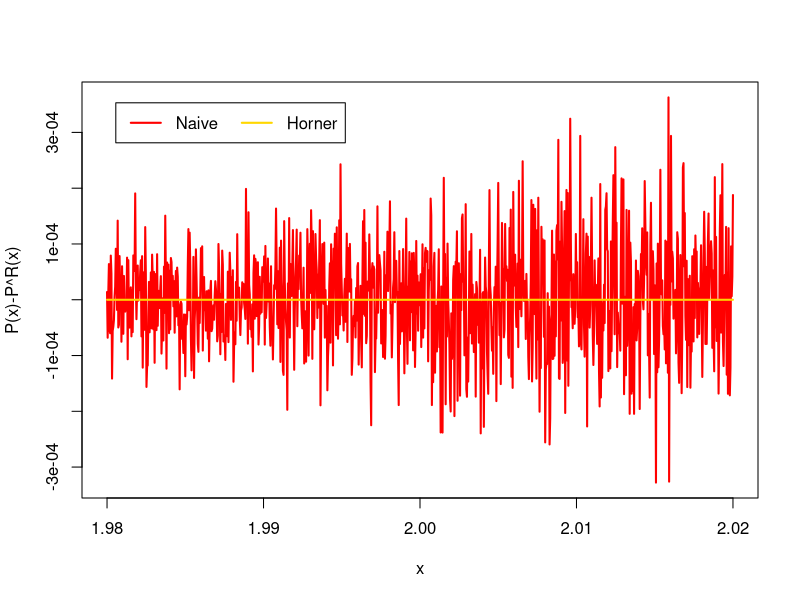
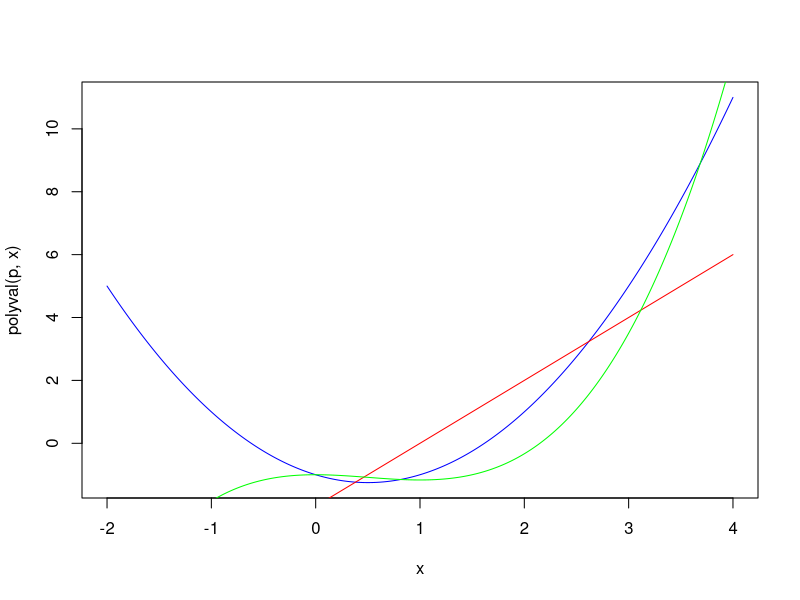

Write R code to recreate these figures, in order.
library(polynom)
#1 list(c(-3,5),c(1,4),c(2,0))
#2 c(2,0,0,0,1,-3)
#3 Quand le vecteur du polynome comporte beaucoup de 0
#4 La représentation creuse est plus econome en terme de mémoire car elle ne contient pas les monomes nuls.


#si la liste représentant le polynome est vide sa longueur est de 0 est donc le polynome est nul -> TRUE, sinon on retourne FALSE
is_poly0 <- function(p){
  if(length(p)==0){return(TRUE)}
  return(FALSE)
}
#teste de la fonction is_poly0
is_poly0(list(c(-3,5),c(1,4),c(2,0)))
is_poly0(list())


p <- list(c(2,5), c(-1,4),c(-2,1))
q <- list(c(1,4), c(7,2),c(-1,0))

degre <- function(mp) {
  if(is_poly0(mp)) {return(NA)} #Si le polynome est nul on retourne NA
  if (is.list(mp)) {mp <- mp[[1]]}#Si le polynome est une liste on le transforme en vecteur
  if (is.vector(mp) && length(mp) == 2) {return(mp[2])}#Si le polynome est un vecteur de longueur 2 on retourne son degré c'est à dire le second element du vecteur
  else {return(NULL)}#Sinon on retourne NULL
}

#Pour renvoyer le coefficient d'un monome de la liste formant le polynome même principe que la fonction degre mais on retourne le coefficient du monome c'est à dire le premier element du vecteur
coef <- function(mp) {
  if(is_poly0(mp)) {return(NA)}
  if (is.list(mp)) {mp <- mp[[1]]}
  if (is.vector(mp) && length(mp) == 2) {return(mp[1])}
  else {return(NULL)}
}

#poly2str renvoie une chaine de caractère représentant le polynome
poly2str <- function(p){
  x <- list()                     #On crée une liste "x" vide
  for (i in 1:length(p)) {        #On parcourt la liste p qui représente le polynome
    x[i] <- paste(coef(p[[i]]),degre(p[[i]]),sep = '*X^') #On ajoute au vecteur x le coefficient et le degré du monome, on les concatène avec "*X^" au mileu
  }
  x <- paste(x,collapse = ' + ')#Il ne reste que à concaténer les chaînes de charactères de la liste x avec " + " au mileu
  return(x)
}
#teste de la fonction poly2str
poly2str(p)

mult_ext <- function(p, k){ #On multiplie chaque coefficient du polynome par k et on retourne le polynome 
  lapply(p,function(x){c(k*x[1], x[2])})#grâce à lapply qui applique la fonction c(k*x[1], x[2]) à chaque élément de la liste p et renvoie directement une liste
}                                       #ce qui est plus efficace qu'avec la fonction sapply qui renvoie un vecteur

#teste de la fonction mult_ext
poly2str(mult_ext(p,2))


mult_ext2 <- function(p,k){#moins efficace avec une boucle for
  x <- list()
  for (i in 1:length(p)) {
    x[[i]] <- c(coef(p[i])*k,degre(p[i]))
  }
  return(x)
}

make_poly <- function(x){#on prend en argument un polynome en representation pleine et on le transforme en liste creuse 
  j <- 1 #j représente l'indice du monome dans la liste
  y <- list() #on crée une liste vide pour y accumuler les monomes non nuls
  for (i in length(x):1) {
    if(x[[i]]!=0){#si le nombre du vecteur de representation pleine n'est pas nul on l'ajoute à la liste y avec son degré sinon on ne fait rien et la boucle continue
      y[[j]] <- c(x[i],i-1)
      j <- j+1
    }
  }
  return(y)
}
#teste de la fonction make_poly
poly2str(make_poly(c(1,0,2,0,1,-3)))


rand_poly <- function(n,coeffs){#creation d'un polynome aléatoire de degré n avec des coefficients pris dans le vecteurs coeffs
  x <- sample(coeffs,n,replace = TRUE)#on tire n coefficients aléatoirement dans le vecteur coeffs avec remise avec la fonction sample
  return(make_poly(x))#on retourne le polynome en representation creuse grâce à la fonction make_poly
}
#test de la fonction rand_poly
poly2str(rand_poly(7,1:10))


sort_monoms <- function(p){#on retourne l'inverse d'un polynome trié par degré croissant donc il sera trié par degré décroissant
  return(rev(p[order(sapply(p,'[[',2))]))   #https://stackoverflow.com/questions/28100593/how-to-sort-a-list-of-lists-in-r
}#sapply(p,'[[',2) permet de retourner un vecteur contenant les degrés de chaque monome du polynome p, order permet de trier ce vecteur dansl'ordre croissant, puis rev permet de retourner d'inverser de ce vecteur

#si deux vecteurs ont le même degré, on additionne les coefficients
#si un vecteur a un coefficient nul, on le supprime
#si la liste est vide, on renvoie une liste vide
#si la liste contient un seul vecteur, on la renvoie
#si la liste contient plus de 1 vecteurs, on renvoie la liste fusionnée
merge_monomes <- function(p){
  if(length(p)==0){return(list())}
  if(length(p)==1){return(p)}
  p <- sort_monoms(p)
  x <- list()
  x[[1]] <- p[[1]]
  j <- 1
  for (i in 2:length(p)){
    if(degre(p[[i]])==degre(x[[j]])){
      x[[j]] <- c(coef(x[[j]])+coef(p[[i]]),degre(x[[j]]))
    }
    else{
      j <- j+1
      x[[j]] <- p[[i]]
    }
  }
  x <- x[sapply(x,function(x){x[1]!=0})]
  return(x)
}
#test de la fonction merge_monomes
merge_monomes(c(p,q))


add <- function(p1,p2){
  return(merge_monomes(c(p1,p2)))#on fusionne les deux polynomes en une liste et on retourne le résultat de la fonction merge_monomes
}
#test de la fonction add
add(p,q)

sub <- function(p,q){
  add(p,mult_ext(q,-1))#on multiplie chaque coefficient de q par -1 et on additionne le résultat à p
}
#test de la fonction sub
sub(p,q)



#on ajoute 1 au degré et on divise le coefficient par le nouveau degré
#si le degré est nul on renvoie le polynome
primitive <- function(p){
  if(length(p)==0){return(list())}
  x <- list()
  for (i in 1:length(p)){
    if(degre(p[[i]])==0){
      x[[i]] <- p[[i]]
    }
    else{
      x[[i]] <- c(coef(p[[i]])/(degre(p[[i]])+1),degre(p[[i]])+1) #on peut aussi utliser la fonction round pour arrondir le coefficient par exemple round(coef(p[[i]])/(degre(p[[i]])+1),3) 
    }                                                             #mais pour plus de precision dans les calculs lors de l'evaluation du polynome en un point on ne l'utilise pas
  }
  return(x)
}

#si le degré est nul, on renvoie le polynome
#si le degré est supérieur à 1 on multiplie le coefficient par le degré et degre = degre-1
derive <- function(p){
  if(length(p)==0){return(list())}
  x <- list()
  for (i in 1:length(p)){
    if(degre(p[[i]])==0){
      x[[i]] <- p[[i]]
    }
    else{
      x[[i]] <- c(coef(p[[i]])*degre(p[[i]]),degre(p[[i]])-1)
    }
  }
  return(x)
}
#test de la fonction derive et primitive
testderivprimitive <- function(){
  cat("P(x) = ",poly2str(primitive(list(c(1,2),c(3,4),c(5,6)))),"\n")
  cat("p(x)' =",poly2str(derive(list(c(1,2),c(3,4),c(5,6)))),"\n")
  cat("p(x) =",poly2str(list(c(1,2),c(3,4),c(5,6))),"\n")
}


mult <- function(p,q){
  if(length(p)==0 | length(q)==0){return(list())}#si l'un des deux polynomes est nul on renvoie une liste vide
  x <- list()
  for (i in 1:length(p)){ 
    for (j in 1:length(q)){ #deux boucles for imbriqué permettent de recréer une sorte de double distributivité, c'est a dire qu'il y aura length(p)*length(q) itérations
      x[[length(x)+1]] <- c(coef(p[[i]])*coef(q[[j]]),degre(p[[i]])+degre(q[[j]]))#on multiplie les coefficients et on additionne les degrés c'est a dire on multiplie le premier monome de p par tous les monomes de q et ainsi de suite
    }
  }
  return(merge_monomes(x))#on fusionne la liste final pour regroupé les termes de meme degré
}
#teste de la fonction mult
p <- rand_poly(6,1:8)
q <- rand_poly(3,1:10)
mult(p,q)



polyval <- function(p,x){
  if(length(p) == 0) {return(0)}
  acc <- 0 #on initialise l'accumulateur à 0
  for (i in 1:length(p)){
    acc <- acc + coef(p[[i]])*x^degre(p[[i]])#on ajoute le coefficient du monome multiplié par x^degré du monome à l'accumulateur
  }
  return(acc)
}
#test de la fonction polyval
testpolyval <- function(){ 
  cat("p(x) =",poly2str(p),'\n')
  for(i in -1:1) {
    print(paste("p(",i,") = ",polyval(p,i), sep=""))
  }
  cat("q(x) =",poly2str(q),'\n')
  for(i in -1:1) {
  print(paste("q(",i,") = ",polyval(q,i), sep=""))
  }
}

creuxtoplein <- function(p){
  n <- length(p)
  m <- max(sapply(p,function(x){x[2]}))#determination du degre maximum
  x <- numeric(m+1)#creation du vecteur x avec pré-allocation de memoire(ce sera un vecteur de longueur m + 1 car il y a le x^0)
  for (i in 1:n){
    x[p[[i]][2]+1] <- p[[i]][1] #on remplace les zeros dans le vecteur numeric de zero par les coefs du polynome de sortes que p[i] soit de degré i+1
  }
  return(x)
}

polyhorn <- function(p,x){ #la methode de horner consiste à appliquer la formule suivante: p(x) = a0 + x(a1 + x(a2 + x(a3 + ... + x(an-1 + x(an))...)))
  p <- rev(creuxtoplein(p))
  y <- p[[1]]
  for (i in 2:length(p)){
    y <- y*x + p[[i]]
  }
  return(y)
}

#teste de la fonction polyhorn
testpolyhorn <- function(){
  cat("p(x) =",poly2str(p),'\n')
  for(i in -1:1) {
    print(paste("p(",i,") = ",polyhorn(p,i), sep=""))
  }
  cat("q(x) =",poly2str(q),'\n')
  for(i in -1:1) {
    print(paste("q(",i,") = ",polyhorn(q,i), sep=""))
  }
}

#comparaison polyval/polyhorn
x <- seq(2-0.02,2.02,length.out=1001)
vec <- c(-2,0,1)
## p(x) = (x^2-2)^16
p1 <- make_poly(vec)
for(i in 1:4) {
  p1 <- mult(p1,p1)
}
## Evaluate p using our methods (observed)
vn <- sapply(x, polyval, p=p1)
vh <- sapply(x, polyhorn, p=p1)


library("polynom")
## Evaluate p using R package (expected)
pr <-as.polynomial(c(-2,0,1))
## p is an R object ! I directly used the power operator.
pr <- pr ** 16
## I also use a generic function
vr <- predict(pr,x)

## Last, visualize the results
cols <- c("red", "gold")
matplot(x, cbind(vn-vr,vh-vr),t="l", lwd=2, lty=1,col=cols, xlab="x",ylab="P(x)-P^R(x)")
legend("topleft", inset=.05, legend=c("Naive", "Horner"), horiz=TRUE, lwd=2, lty=1, col=cols)

dessiner <- function(p,x){
  plot(x,polyval(p,x),type = 'l',col = 'blue')#on trace le graphe de la fonction
  lines(x,polyval(derive(p),x),type = 'l',col = 'red')#on trace le graphe de la dérivée de la fonction
  lines(x,polyval(primitive(p),x),type = 'l',col = 'green')#on trace le graphe de l'intégrale de la fonction
}
x <- seq(-2,4,length.out=1000)
p1 <- make_poly(c(-1,-1,1))
dessiner(p1,x)


airepoly <- function(p,a,b){#integrale entre deux bornes grâce à la fonction primitive codée précédemment
  return(polyhorn(primitive(p),b)-polyhorn(primitive(p),a))
}
airepoly(p,0,1)
